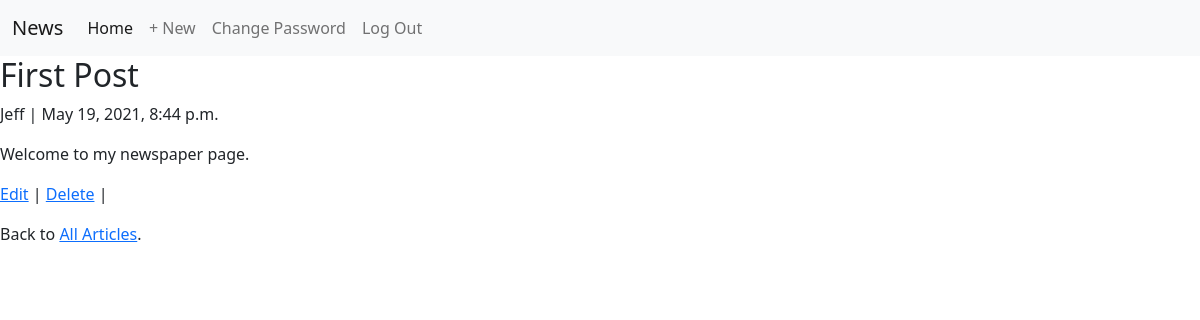
The app's page /articles/1/ (signed in) with its own data.
### articles/models.py (models this page shows, shortened)
class Article(models.Model):
    title = models.CharField(max_length=255)
    body = models.TextField()
    date = models.DateTimeField(auto_now_add=True)
    author = models.ForeignKey(
        get_user_model(),
        on_delete = models.CASCADE
    )

### accounts/models.py (models this page shows)
class CustomUser(AbstractUser):
    age = models.PositiveIntegerField(null=True, blank=True)

### articles/views.py (the view)
# urls.py: path('<int:pk>/', ArticleDetailView.as_view(), name='article_detail'),
class ArticleDetailView(LoginRequiredMixin, DetailView):
    model = Article
    template_name = "article_detail.html"

### templates/article_detail.html (shortened to what this page needs)
{% extends 'base.html' %}
{% block content %}
<div class="article-entry">
    <h2>{{ object.title }}</h2>
    <p>{{ object.author }} | {{ object.date }}</p>
    <p>{{ object.body }}</p>
</div>
<p>
    <a href="{% url 'article_edit' article.pk %}">Edit</a> |
    <a href="{% url 'article_delete' article.pk %}">Delete</a> |
<p>
    Back to <a href="{% url 'article_list' %}">All Articles</a>.
</p>
</p>
{% endblock content %}

### records on screen
Article: title "First Post", author "Jeff", date "May 19, 2021, 8:44 p.m.", body "Welcome to my newspaper page."
